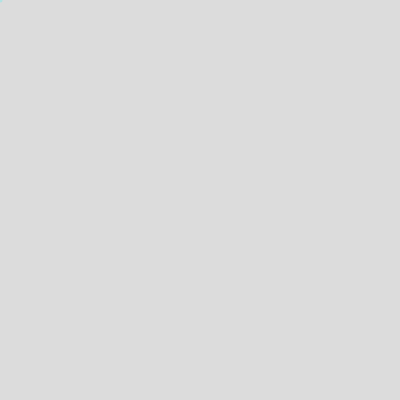
Frame 1 (no input)
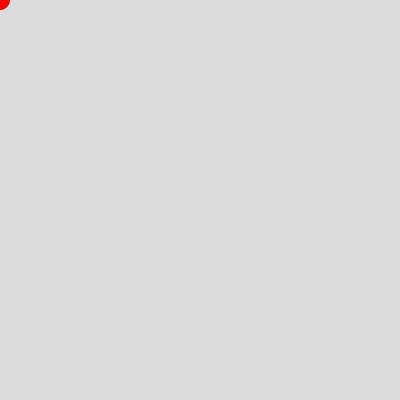
Frame 60 (no input)
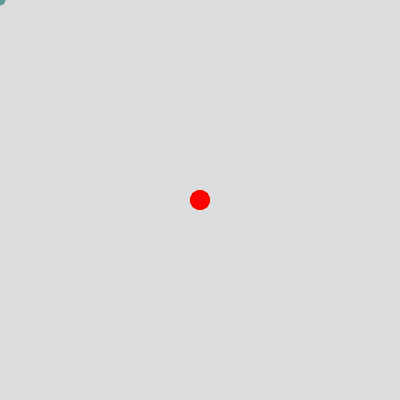
Frame 120 (the mouse pressed at the canvas centre since frame 60)

The p5.js sketch that drew these frames (run headless with seeded random() and noise() and a simulated clock; from frame 60 on, the mouse is pressed at the canvas centre):

// p5.js sketch
// ── sketch.js
let positions = []; // Array to store the positions of the mouse

function setup() {
  createCanvas(400, 400); // Create a 400x400 canvas
}

function draw() {
  background(220); // Clear the canvas each frame

  // Add the current mouse position to the positions array
  positions.push(createVector(mouseX, mouseY));

  // Limit the number of circles to create a tail effect
  if (positions.length > 100) {
    positions.shift(); // Remove the oldest position to keep the tail size constant
  }

  // Draw the circles at the stored positions
  for (let i = 0; i < positions.length; i++) {
    let pos = positions[i];

    // Map the index to a color for each circle
    let r = map(i, 0, positions.length, 0, 255);
    let g = map(i, 0, positions.length, 255, 0);
    let b = map(i, 0, positions.length, 255, 0);

    // Make the circles smaller and more transparent the farther they are from the mouse
    let alpha = map(i, 0, positions.length, 50, 255);
    let size = map(i, 0, positions.length, 5, 20);

    fill(r, g, b, alpha); // Set fill color with changing RGB values
    noStroke();
    ellipse(pos.x, pos.y, size, size); // Draw each circle at the position
  }
}
